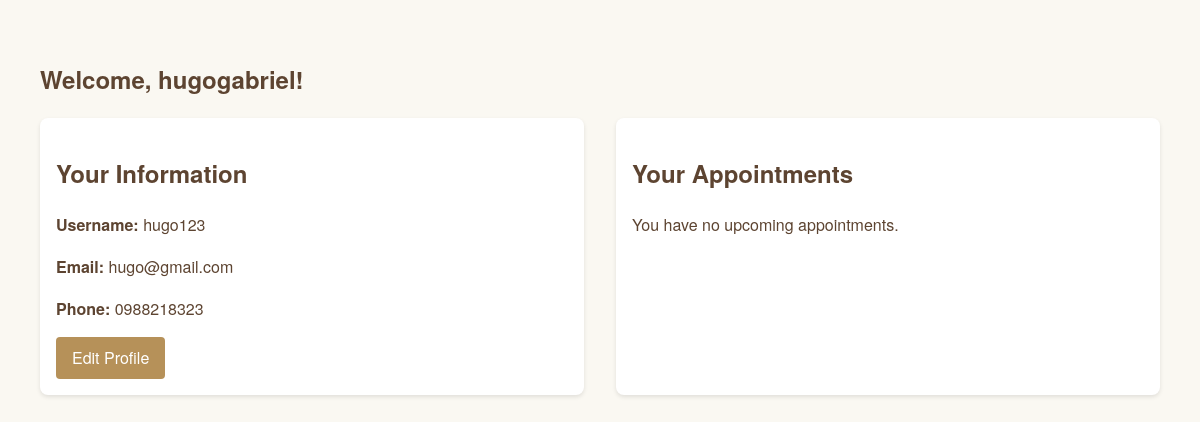
Page /dashboard.php (signed in) on the committed database.
### tables this page shows
CREATE TABLE `users` (
  `id` int(11) NOT NULL,
  `username` varchar(50) NOT NULL,
  `email` varchar(100) NOT NULL,
  `password` varchar(255) NOT NULL,
  `full_name` varchar(100) NOT NULL,
  `phone` varchar(20) NOT NULL,
  `created_at` timestamp NOT NULL DEFAULT current_timestamp()
);

### dashboard.php (the view, shortened to what this page needs)
<?php
require_once 'config.php';
$stmt = $pdo->prepare("SELECT * FROM users WHERE id = ?");
$stmt->execute([$_SESSION['user_id']]);
$user = $stmt->fetch(PDO::FETCH_ASSOC);
$stmt = $pdo->prepare("SELECT a.*, s.name as service_name FROM appointments a JOIN services s ON a.service_id = s.id WHERE a.user_id = ? ORDER BY a.appointment_date DESC, a.appointment_time DESC");
$stmt->execute([$_SESSION['user_id']]);
$appointments = $stmt->fetchAll(PDO::FETCH_ASSOC);
?>
<!DOCTYPE html>
<html lang="id">
<head>
    <link rel="stylesheet" href="styles/main.css">
    <link rel="stylesheet" href="https://cdnjs.cloudflare.com/ajax/libs/font-awesome/6.0.0-beta3/css/all.min.css">
</head>
<body>
    <section class="dashboard">
        <h1>Welcome, <?php echo htmlspecialchars($user['full_name']); ?>!</h1>
        <div class="dashboard-content">
            <div class="user-info">
                <h2>Your Information</h2>
                <p><strong>Username:</strong> <?php echo htmlspecialchars($user['username']); ?></p>
                <p><strong>Email:</strong> <?php echo htmlspecialchars($user['email']); ?></p>
                <p><strong>Phone:</strong> <?php echo htmlspecialchars($user['phone']); ?></p>
                <a href="edit-profile.php" class="btn btn-secondary">Edit Profile</a>
            </div>
            <div class="appointments">
                <h2>Your Appointments</h2>
                <?php if (empty($appointments)): ?>
                    <p>You have no upcoming appointments.</p>
                <?php endif; ?>
            </div>
        </div>
    </section>
</body>
</html>

### styles/main.css (style rules this page uses)
:root { --primary-color: #b69159; --secondary-color: #8c6642; --accent-color: #d4c39d; --background-color: #faf8f2; --text-color: #5d4431; --text-light-color: #72533a; }
body { font-family: "Helvetica Neue", Arial, sans-serif; background-color: var(--background-color); color: var(--text-color); line-height: 1.6; }
.btn { display: inline-block; background-color: var(--primary-color); color: white; padding: 0.5rem 1rem; border-radius: 0.25rem; text-decoration: none; transition: background-color 0.3s ease; }
.dashboard { padding: 2rem; }
.dashboard-content { display: flex; gap: 2rem; }
.user-info, .appointments { flex: 1; background-color: white; padding: 1rem; border-radius: 0.5rem; box-shadow: 0 2px 4px rgba(0, 0, 0, 0.1); }

### rows in the picture
users: full_name "hugogabriel", username "hugo123", email "hugo@gmail.com", phone "0988218323"
